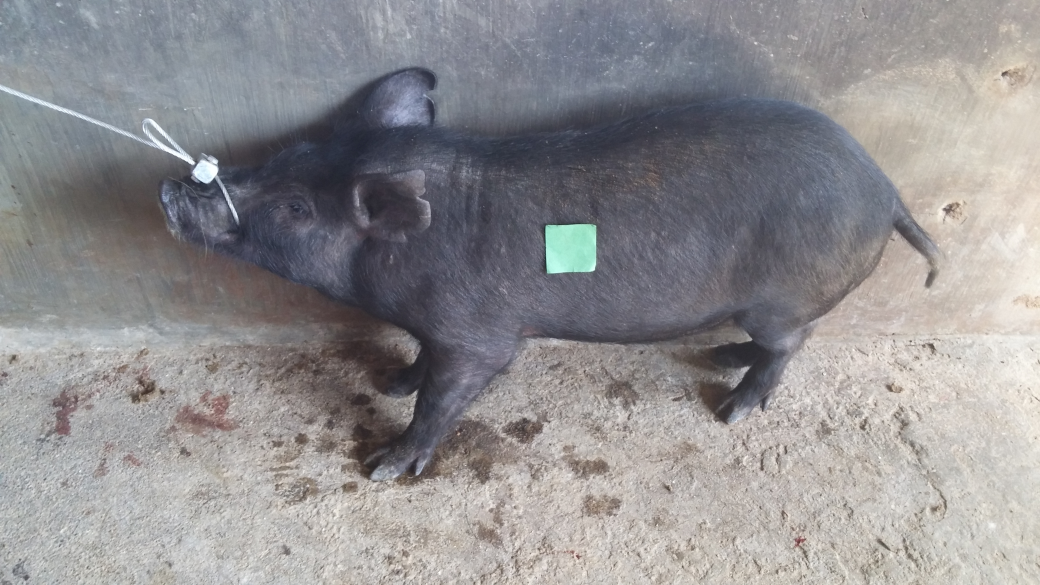
#> input picture N24.jpg, 4160 x 2340 px, given in place of 2.jpg, which was not available (shown at 1/4 size)
$ python main.py
#> lines starting #> are read from the running program, lines starting #| are printed output that depends on the picture; after the words box and inside, x2 and y2 are one past the last pixel; in counts of white or black regions, pixels touching at a corner belong together; pictures that were not available may be replaced by others from this repository, and a replacement may not be noted
# import necessary packages
import numpy as np
import cv2


file_array = [
  ['2.jpg', [60, 55, 75], [80, 255, 255], [80, 90, 120], [255, 173, 157]],
  ['3.jpg', [60, 55, 75], [80, 255, 255], [120, 100, 125], [255, 173, 133]],
  ['6.jpg', [60, 55, 75], [80, 255, 255], [20, 133, 77], [255, 173, 127]],
  ['15.jpg', [60, 50, 50], [85, 255, 255], [10, 135, 120], [255, 155, 220]],
  ['33.jpg', [60, 55, 75], [80, 255, 255], [90, 100, 120], [225, 155, 130]],
  ['35.jpg', [60, 55, 75], [80, 255, 255], [55, 140, 100], [225, 165, 127]],
  ['38.jpg', [60, 55, 75], [80, 255, 255], [10, 133, 77], [255, 173, 127]],
  ['N3.jpg',[60, 30, 40], [85, 255, 255], [10, 120, 121], [160, 135, 135]],
  ['N24.jpg',[60, 55, 75], [80, 255, 255], [15, 120, 130], [135, 135, 140]],
  ['N26.jpg',[60, 55, 75], [80, 255, 255], [10, 120, 129], [125, 135, 140]],
]

# [14 lines of commented-out code are left out]
for files in file_array:
  filename = files[0]

  #getting green tag
  img_color = cv2.imread(filename)
#> img_color is the input picture: shape (2340, 4160, 3); mean B, G, R 145.3, 143.2, 144.8
  lower_green = np.array(files[1],np.uint8)
  upper_green = np.array(files[2],np.uint8)
  img_hsv = cv2.cvtColor(img_color, cv2.COLOR_BGR2HSV)
#> img_hsv: shape (2340, 4160, 3); mean H, S, V 67.1, 24, 151.4
  mask = cv2.inRange(img_hsv, lower_green, upper_green)
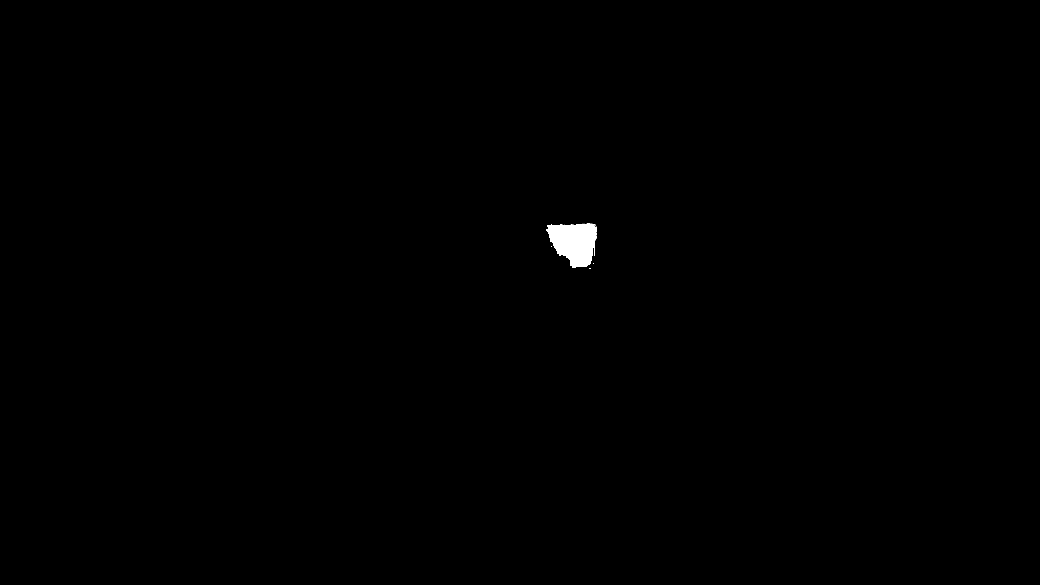
#> mask: shape (2340, 4160) (shown at 1/4 size); 0.26% white; 13 white regions (10 under 20 px), largest, box (x1, y1, x2, y2) and area: (2186, 894, 2384, 1072) 25157, (2365, 895, 2384, 901) 36, (2385, 913, 2388, 928) 34
  #cv2.imwrite('output/tagnotprocessed_'+files[0], mask)
  kernel = np.ones((15,15), 'uint8')
  mask = cv2.erode(mask,kernel,iterations=2)
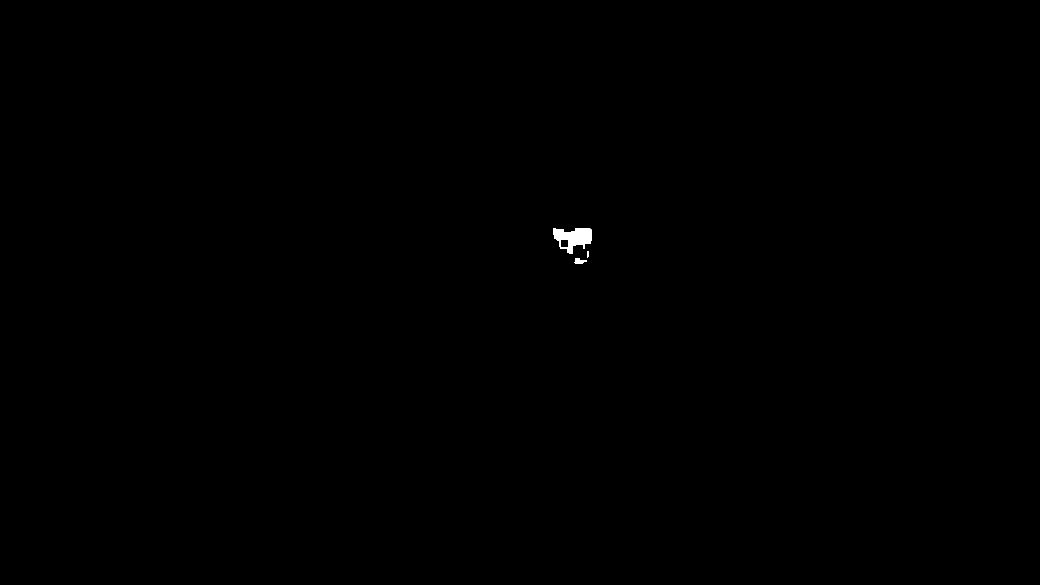
#> mask: shape (2340, 4160) (shown at 1/4 size); 0.1% white; 3 white regions, box (x1, y1, x2, y2) and area: (2212, 913, 2368, 1016) 8966, (2296, 1032, 2346, 1054) 620, (2350, 1006, 2356, 1030) 100
  mask = cv2.dilate(mask,kernel,iterations=2)
#> mask: shape (2340, 4160); 0.24% white; 1 white region, box (x1, y1, x2, y2) and area: (2198, 899, 2382, 1068) 23050
  mask = cv2.morphologyEx(mask,cv2.MORPH_OPEN,kernel,iterations=3)
#> mask: shape (2340, 4160); 0.19% white; 1 white region, box (x1, y1, x2, y2) and area: (2198, 899, 2381, 1068) 18964

  cv2.imwrite('output/tag_'+files[0], mask)
  #getting pig using
  gray = cv2.cvtColor(img_color,cv2.COLOR_BGR2GRAY)
  img_ycrcb = cv2.cvtColor(img_color, cv2.COLOR_BGR2YCR_CB)
#> img_ycrcb: shape (2340, 4160, 3); mean of channels 0, 1, 2 143.9, 128.6, 128.8
  ycrcb_min = np.array(files[3])
  ycrcb_max = np.array(files[4])
  img_ycrcb = cv2.inRange(img_ycrcb, ycrcb_min, ycrcb_max)
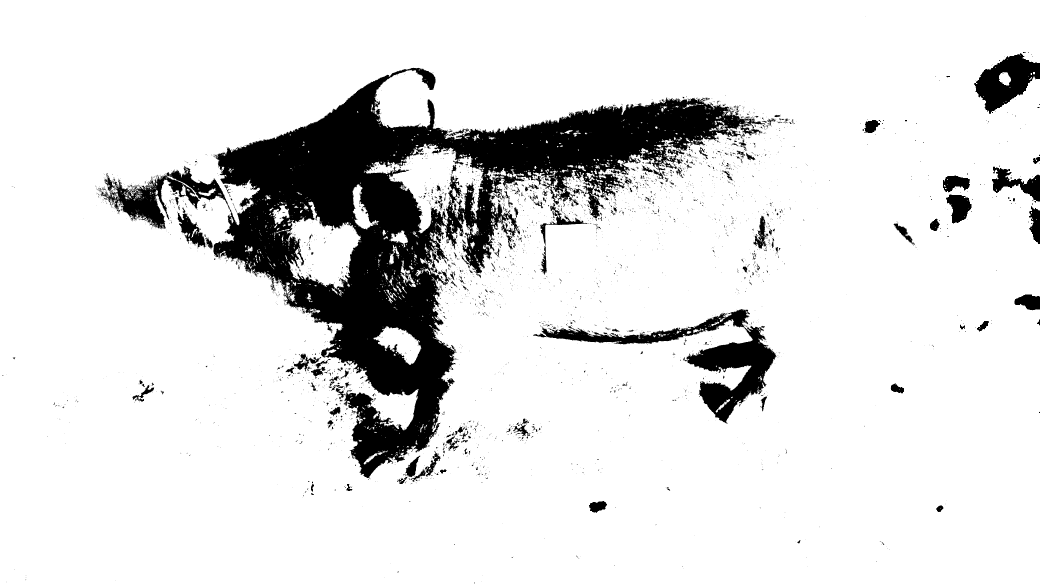
#> img_ycrcb: shape (2340, 4160) (shown at 1/4 size); 87.5% white; 4699 black regions (4192 under 20 px), largest, box (x1, y1, x2, y2) and area: (402, 271, 3060, 1914) 971990, (2165, 1236, 3106, 1696) 85503, (3896, 212, 4160, 456) 32999
  kernel = np.ones((5,5), 'uint8')
  opening = cv2.morphologyEx(img_ycrcb,cv2.MORPH_OPEN,kernel, iterations = 2)
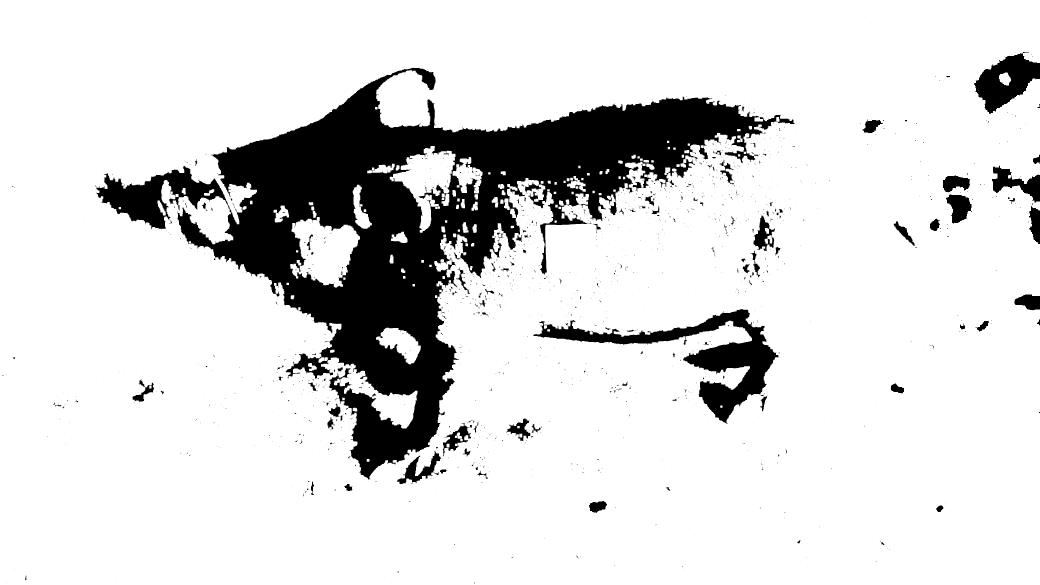
#> opening: shape (2340, 4160) (shown at 1/4 size); 85.6% white; 1421 black regions (1212 under 20 px), largest, box (x1, y1, x2, y2) and area: (386, 271, 3178, 1918) 1172809, (2132, 1236, 3117, 1696) 97935, (3896, 212, 4160, 456) 33903
  cv2.imwrite('output/pig_'+files[0], opening)
#> pass 2 of the loop `for files in file_array:`:
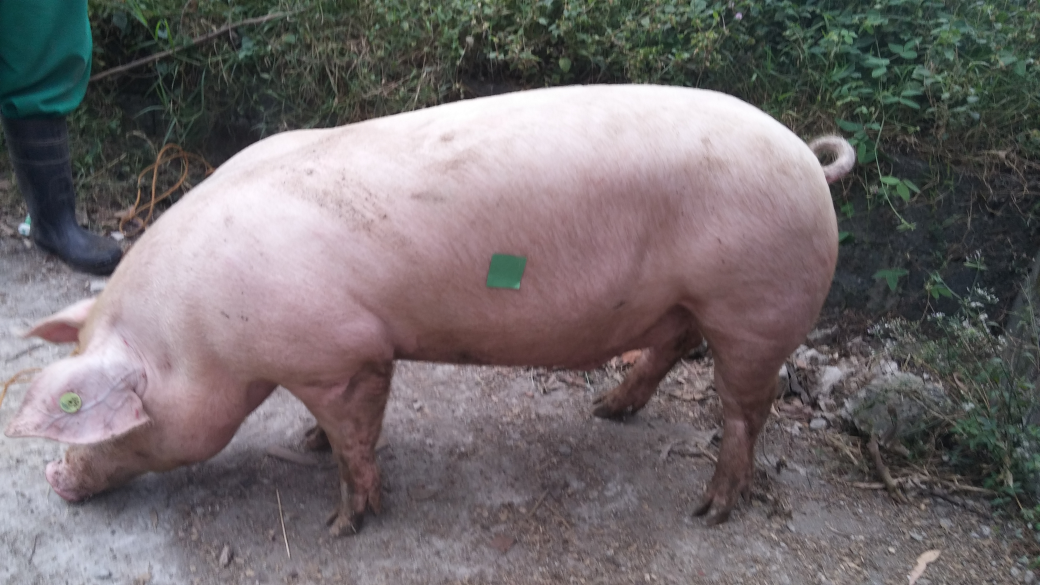
#> input picture 3.jpg, 4160 x 2340 px (shown at 1/4 size)
#> img_color is the input picture: shape (2340, 4160, 3); mean B, G, R 108.3, 106.5, 113
#> img_hsv: shape (2340, 4160, 3); mean H, S, V 116.9, 38.8, 117.6
#> `mask = cv2.inRange(img_hsv, lower_green, upper_green)`:
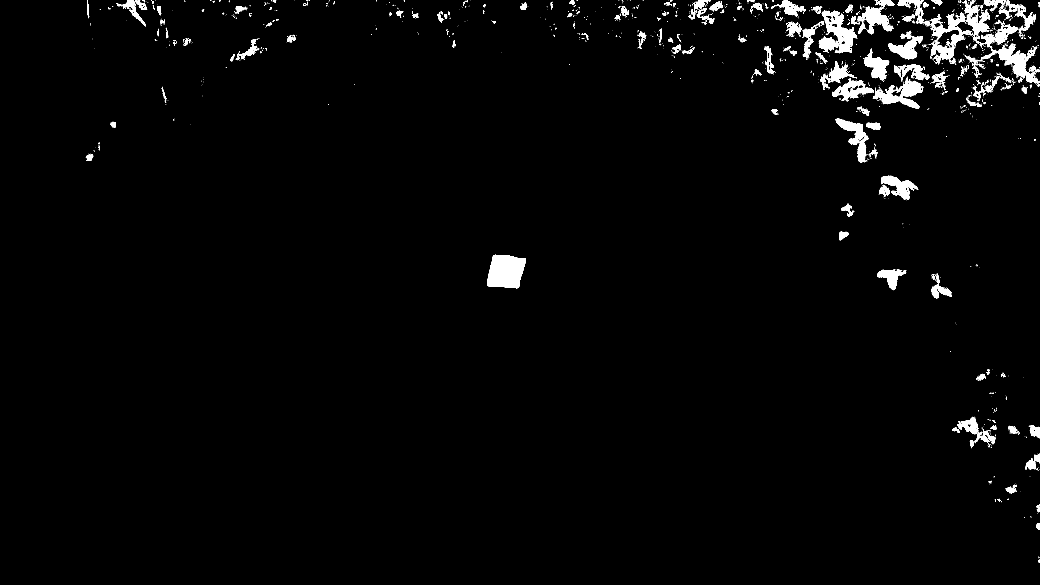
#> mask: shape (2340, 4160) (shown at 1/4 size); 1.9% white; 2512 white regions (2256 under 20 px), largest, box (x1, y1, x2, y2) and area: (1948, 1019, 2104, 1153) 16321, (3275, 40, 3430, 212) 12200, (3720, 51, 3894, 255) 9567
#> `opening = cv2.morphologyEx(img_ycrcb,cv2.MORPH_OPEN,kernel, iterations..`:
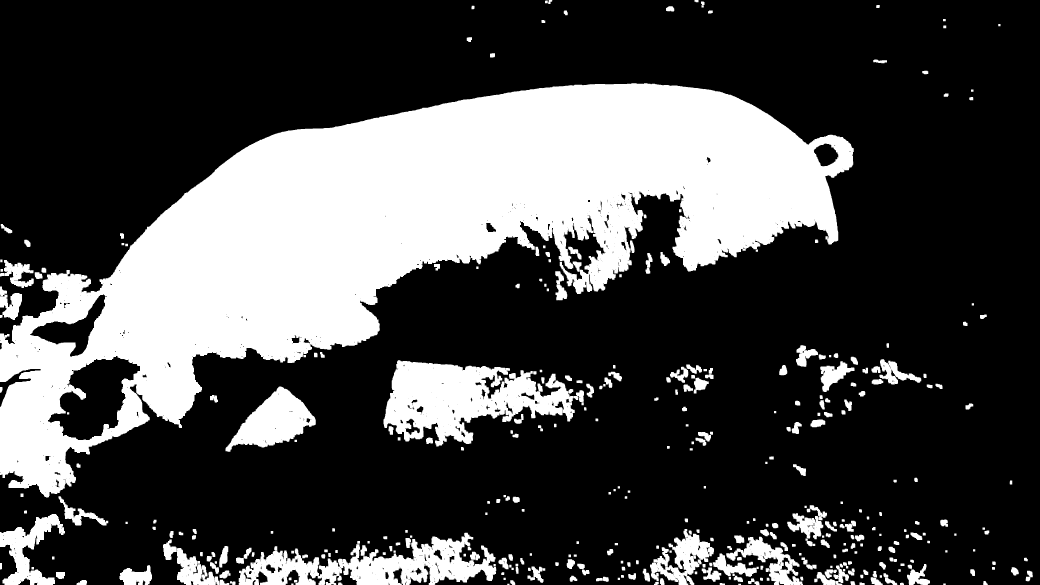
#> opening: shape (2340, 4160) (shown at 1/4 size); 28.3% white; 383 white regions, largest, box (x1, y1, x2, y2) and area: (0, 333, 3415, 1990) 2180162, (1534, 1441, 2299, 1786) 145371, (955, 2131, 1985, 2340) 100659
#> pass 3 of the loop `for files in file_array:`:
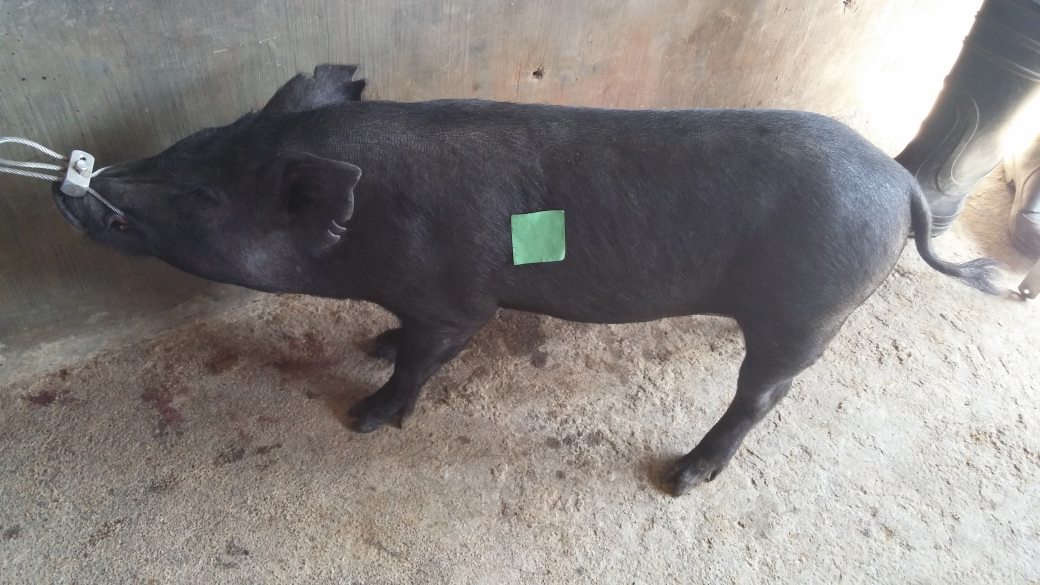
#> input picture N26.jpg, 4160 x 2340 px, given in place of 6.jpg, which was not available (shown at 1/4 size)
#> img_color is the input picture: shape (2340, 4160, 3); mean B, G, R 129.3, 131.9, 136.3
#> img_hsv: shape (2340, 4160, 3); mean H, S, V 55.6, 25.4, 138.8
#> `mask = cv2.inRange(img_hsv, lower_green, upper_green)`:
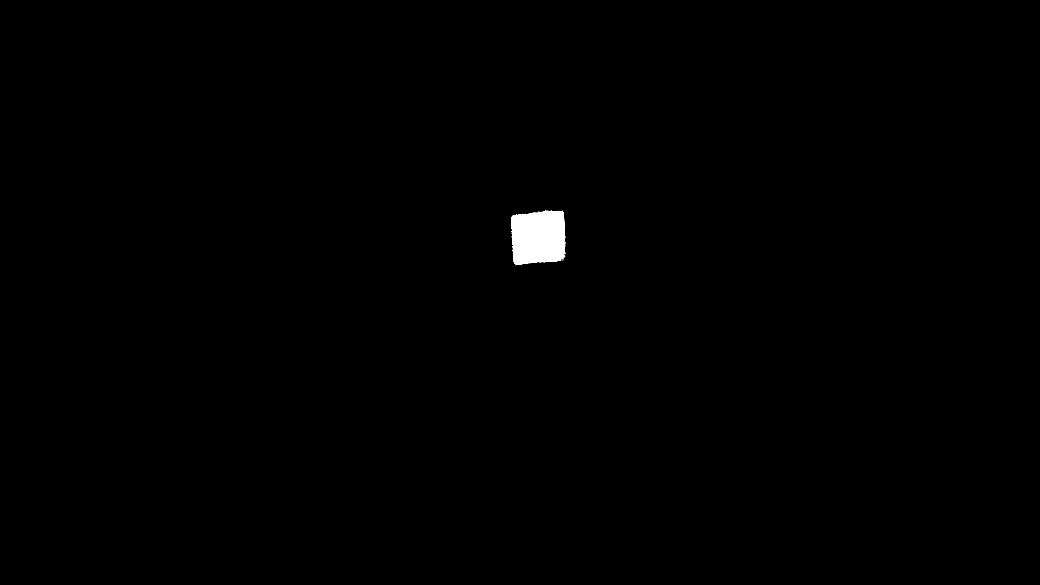
#> mask: shape (2340, 4160) (shown at 1/4 size); 0.42% white; 53 white regions (51 under 20 px), largest, box (x1, y1, x2, y2) and area: (2045, 843, 2259, 1060) 40685, (2258, 885, 2261, 912) 30
#> `opening = cv2.morphologyEx(img_ycrcb,cv2.MORPH_OPEN,kernel, iterations..`:
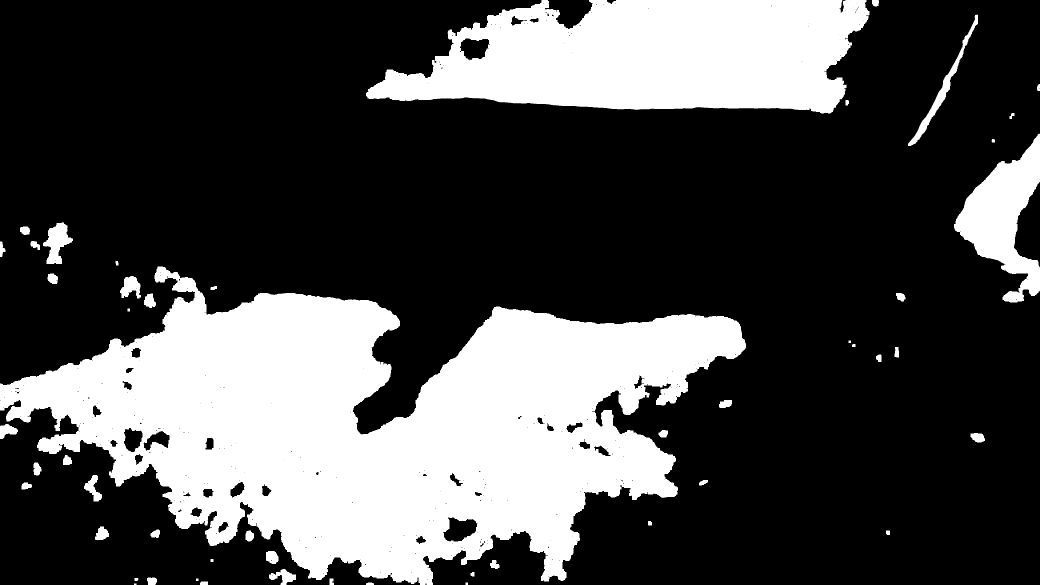
#> opening: shape (2340, 4160) (shown at 1/4 size); 29.1% white; 51 white regions, largest, box (x1, y1, x2, y2) and area: (0, 1066, 2984, 2340) 1990474, (1464, 0, 3478, 454) 667878, (3816, 535, 4160, 1210) 106007
#> the loop made 10 passes; the first 3 are shown

# [27 lines of commented-out code are left out]
